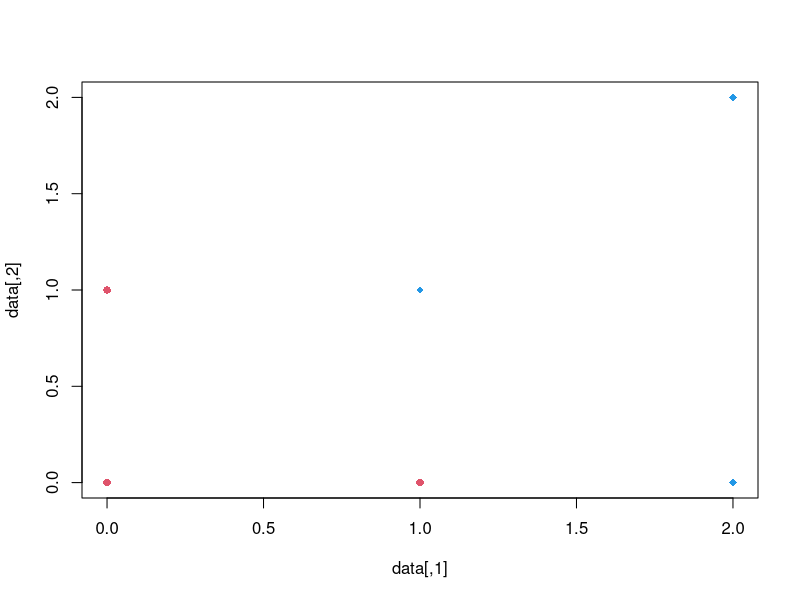
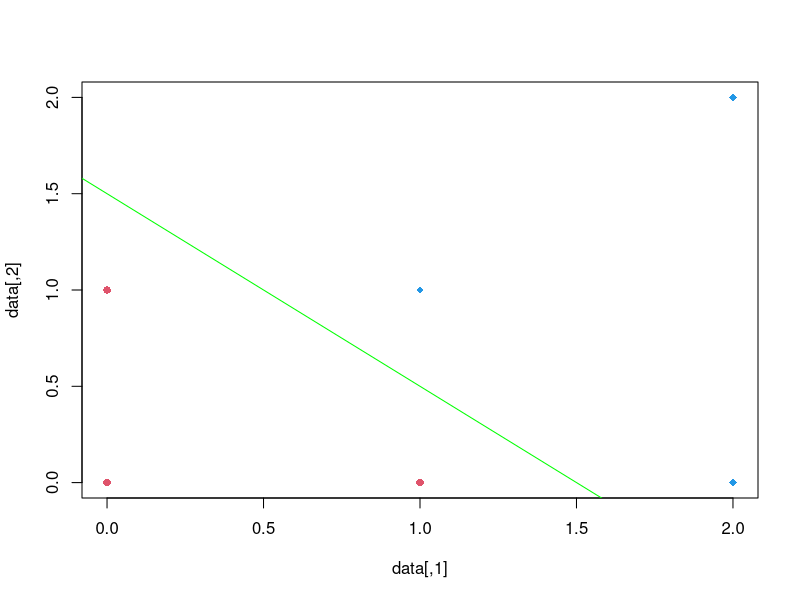

The R script that drew these images, in order:
## ---- chunk 1
data <- matrix(nrow = 6, ncol = 2)
data[1,] <- c(1,1)
data[2,] <- c(2,2)
data[3,] <- c(2,0)
data[4,] <- c(0,0)
data[5,] <- c(1,0)
data[6,] <- c(0,1)

label <- c(1,1,1,-1,-1,-1)

plot(data,col = label + 3, pch = label + 17)

## ---- chunk 2
coefs_recta_explicita <- function(coefs_recta_impl){
  return(c(-coefs_recta_impl[1]/coefs_recta_impl[2],-coefs_recta_impl[3]/coefs_recta_impl[2]))
}

plot(data,col = label + 3, pch = label + 17)

r <- coefs_recta_explicita(c(2,2,-3))
abline(r[2],r[1],col = "green")

## ---- chunk 3
library("quadprog")

Q = matrix(data = c(2,4,2,0,-1,-1,
                    4,8,4,0,-2,-2,
                    2,4,4,0,-2,0,
                    0,0,0,0,0,0,
                    -1,-2,-2,0,1,0,
                    -1,-2,0,0,0,1),nrow = 6, ncol = 6,byrow=T)

A = matrix(data = c(1,1,1,-1,-1,-1,
                    -1,-1,-1,1,1,1,
                    1,0,0,0,0,0,
                    0,1,0,0,0,0,
                    0,0,1,0,0,0,
                    0,0,0,1,0,0,
                    0,0,0,0,1,0,
                    0,0,0,0,0,1),nrow = 8, ncol = 6,byrow=T)

O = rep(0,8)#matrix(data = rep(0,64),nrow = 8, ncol = 8)

I = rep(1,6)#diag(6)

#solve.QP(Q,I,t(A),O)


QQ = matrix(data = c(0,0,0,0,
                     0,8,-4,-6,
                     0,-4,4,6,
                     0,-6,6,9),nrow = 4,ncol = 4,byrow=T)

AA = matrix(data = c(-1,-1,1,1,
                     1,1,-1,-1,
                     1,0,0,0,
                     0,1,0,0,
                     0,0,1,0,
                     0,0,0,1),nrow = 6, ncol = 4,byrow=T)

OO = rep(0,6)
II = rep(1,4)

